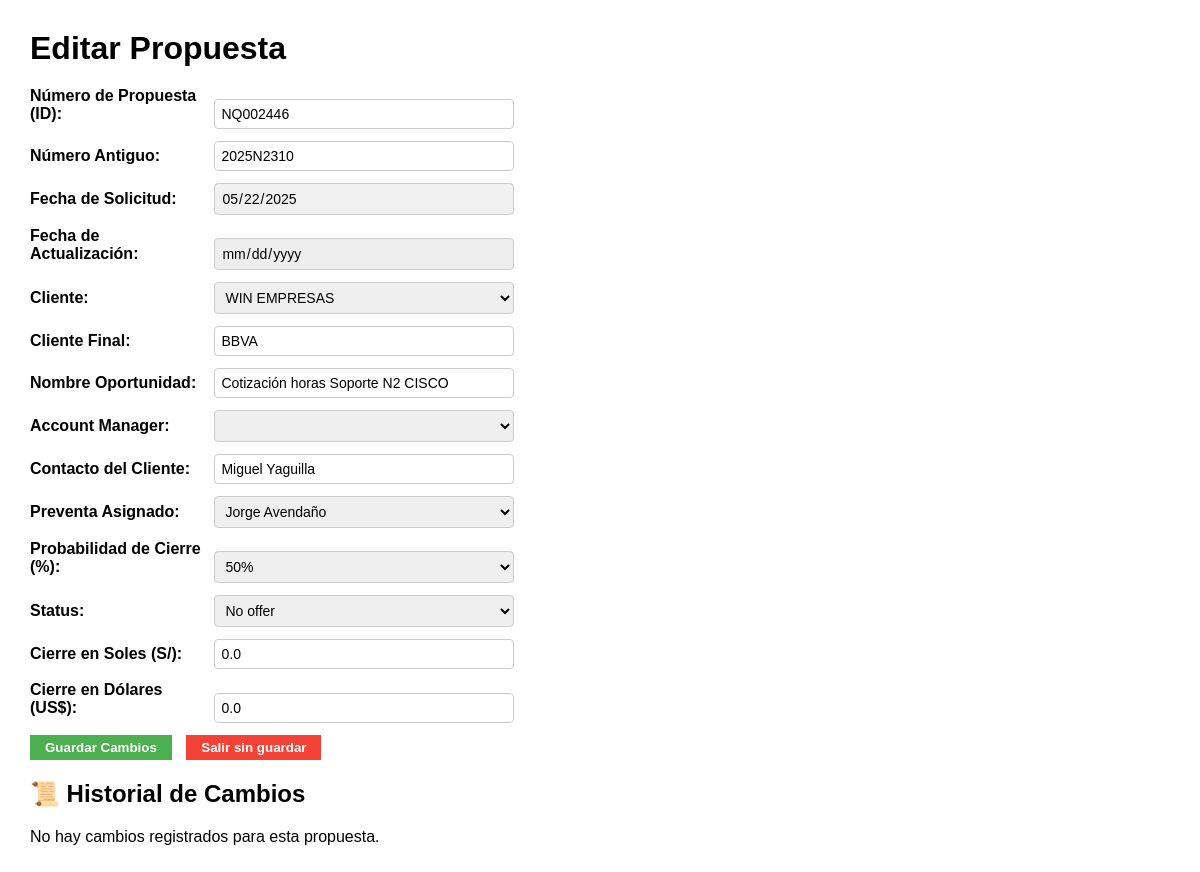
/propuestas/editar/NQ002446 (signed in), run on an earlier commit of the app's database.
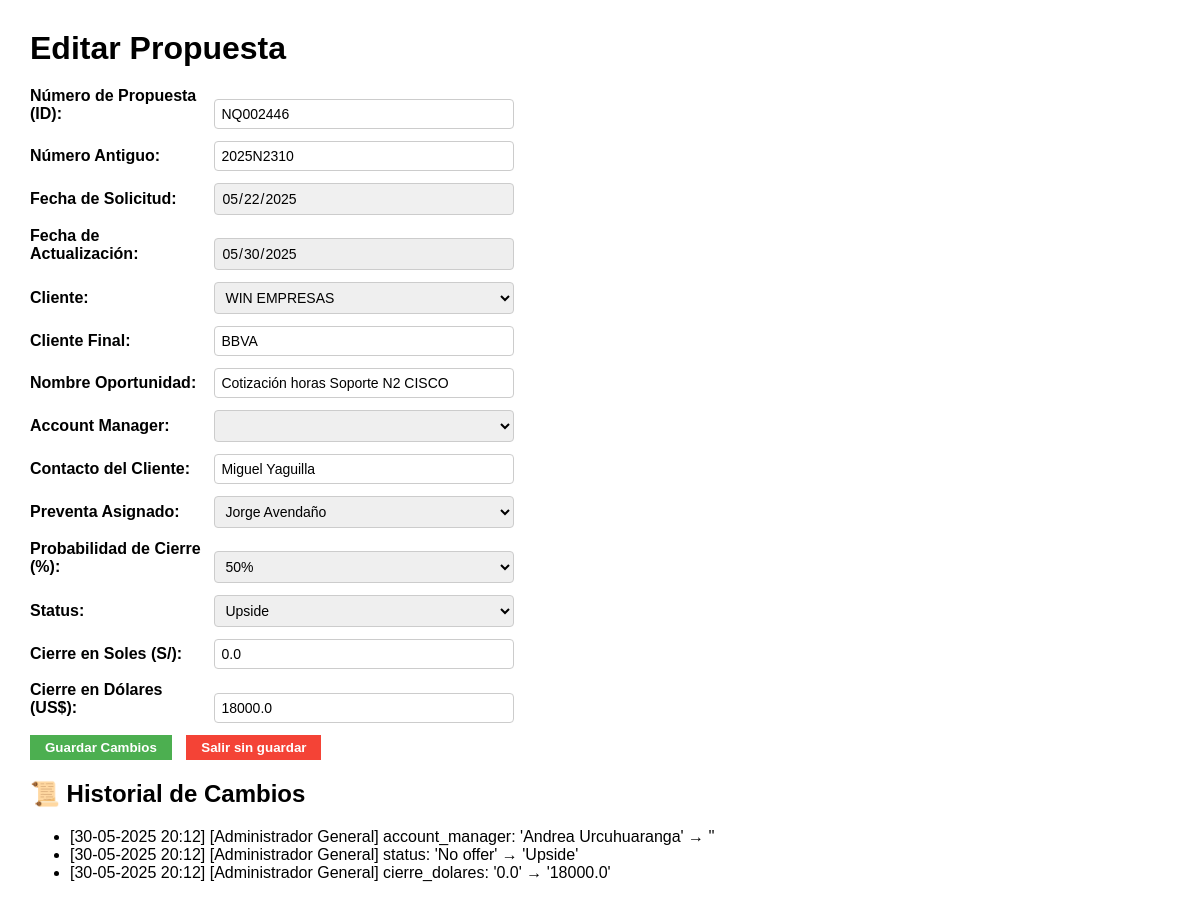
And on a later commit of the database.
### tables this page shows
CREATE TABLE propuestas (
    id TEXT PRIMARY KEY,
    nro_antiguo TEXT,
    fecha_solicitud DATE,
    fecha_actualizacion DATE,
    cliente TEXT,
    cliente_final TEXT,
    nombre_oportunidad TEXT,
    account_manager TEXT,
    contacto_cliente TEXT,
    preventa_asignado TEXT,
    probabilidad_cierre REAL,
    status TEXT,
    cierre_soles REAL,
    cierre_dolares REAL,
    comentarios TEXT
);

CREATE TABLE clientes (
    id INTEGER PRIMARY KEY AUTOINCREMENT,
    nombre TEXT NOT NULL UNIQUE,
    direccion TEXT,
    telefono TEXT,
    email TEXT,
    contacto_principal TEXT,
    notas TEXT
);

CREATE TABLE usuarios (
            id INTEGER PRIMARY KEY AUTOINCREMENT,
            nombre TEXT NOT NULL,
            email TEXT NOT NULL UNIQUE,
            password TEXT NOT NULL,
            rol TEXT NOT NULL CHECK (
                rol IN ('administrador', 'gerente', 'director', 'account_manager', 'preventa', 'gestor')
            ),
            activo INTEGER NOT NULL DEFAULT 1
        , ultima_actualizacion_password TEXT, password_anterior TEXT);

CREATE TABLE logs_propuesta (
        id INTEGER PRIMARY KEY AUTOINCREMENT,
        id_propuesta TEXT NOT NULL,
        campo TEXT NOT NULL,
        valor_anterior TEXT,
        valor_nuevo TEXT,
        fecha TEXT NOT NULL,
        usuario TEXT NOT NULL
    );

### app.py (the view, shortened to what this page needs)
@app.route("/propuestas/editar/<string:id>", methods=["GET", "POST"])
def editar_propuesta(id):
    if "usuario_id" not in session:
        return redirect(url_for("login"))
    filtros = {"id": id}
    propuestas = leer_propuestas(filtros=filtros, pagina=1, filas_por_pagina=1)
    propuesta = propuestas[0] if propuestas else None
    if not propuesta:
        flash("Propuesta no encontrada.", "error")
        return redirect(url_for("index", **request.args))
    if not puede_editar_propuesta(propuesta):
        flash("No tienes permiso para editar esta propuesta.", "error")
        return redirect(url_for("index", **request.args))
    clientes = get_clientes()
    account_managers = get_account_managers()
    preventas = get_preventas()
    probabilidades = PROBABILIDAD_CIERRE
    estados = STATUS
    logs = sorted(leer_logs_propuesta(id), key=lambda l: l["fecha"], reverse=True)
    filtros_get = dict(request.args)  # Todos los filtros dinámicos
    return render_template(
        "editar_propuesta.html",
        propuesta=propuesta,
        clientes=clientes,
        account_managers=account_managers,
        preventas=preventas,
        probabilidades=probabilidades,
        estados=estados,
        logs=logs,
        filtros=filtros
    )

### app.py (called while the page is built)
@app.before_request
def verificar_acceso():
    rutas_publicas = ["/login", "/static", "/favicon.ico"]
    if not session.get("usuario_id"):
        if not any(request.path.startswith(r) for r in rutas_publicas):
            return redirect(url_for('login'))

@app.template_filter("datetime")
def datetime_filter(value, format="%d-%m-%Y %H:%M"):
    dt = datetime.strptime(value, "%Y-%m-%dT%H:%M:%S")
    return dt.strftime(format)

def puede_editar_propuesta(propuesta):
    rol = session.get("rol")
    usuario = session.get("nombre")
    if rol == "administrador":
        return True
    if propuesta.status.strip().lower() == "booking":
        return False
    if rol in ["gerente", "director"]:
        return True
    if rol == "preventa" and propuesta.preventa_asignado == usuario:
        return True
    if rol == "account_manager" and propuesta.account_manager == usuario:
        return True
    return False

### services/propuesta_service.py (called while the page is built)
    @property
    def nro_oportunidad(self):
        return self.id

### templates/editar_propuesta.html (shortened to what this page needs)
<!DOCTYPE html>
<html lang="es">
<head>
</head>
<body>
    <h1>Editar Propuesta</h1>
    <form method="POST">
        <div><label>Número de Propuesta (ID):</label> <input type="text" name="nro_oportunidad" value="{{ propuesta.nro_oportunidad }}" readonly></div>
        <div><label>Número Antiguo:</label> <input type="text" name="nro_antiguo" value="{{ propuesta.nro_antiguo }}"></div>
        <div><label>Fecha de Solicitud:</label> <input type="date" name="fecha_solicitud" value="{{ propuesta.fecha_solicitud }}" readonly style="background-color: #f0f0f0;"></div>
        <div><label>Fecha de Actualización:</label> <input type="date" name="fecha_actualizacion" value="{{ propuesta.fecha_actualizacion }}" readonly style="background-color: #eee;"></div>
        <div><label>Cliente:</label>
            <select name="cliente">
                {% for opcion in clientes %}
                    <option value="{{ opcion }}" {% if propuesta.cliente == opcion %}selected{% endif %}>{{ opcion }}</option>
                {% endfor %}
            </select>
        </div>
        <div><label>Cliente Final:</label> <input type="text" name="cliente_final" value="{{ propuesta.cliente_final }}"></div>
        <div><label>Nombre Oportunidad:</label> <input type="text" name="nombre_oportunidad" value="{{ propuesta.nombre_oportunidad }}"></div>
        <div><label>Account Manager:</label>
            <select name="account_manager">
            </select>
        </div>
        <div><label>Contacto del Cliente:</label> <input type="text" name="contacto_cliente" value="{{ propuesta.contacto_cliente }}"></div>
        <div><label>Preventa Asignado:</label>
            <select name="preventa_asignado">
                {% for opcion in preventas %}
                    <option value="{{ opcion }}" {% if propuesta.preventa_asignado == opcion %}selected{% endif %}>{{ opcion }}</option>
                {% endfor %}
            </select>
        </div>
        <div><label>Probabilidad de Cierre (%):</label>
            <select name="probabilidad_cierre">
                {% for val in probabilidades %}
                    <option value="{{ val }}" {% if propuesta.probabilidad_cierre == val %}selected{% endif %}>
                        {{ (val * 100)|int }}%
                    </option>
                {% endfor %}
            </select>
        </div>
        <div><label>Status:</label>
            <select name="status">
                {% for opcion in estados %}
                    <option value="{{ opcion }}" {% if propuesta.status == opcion %}selected{% endif %}>{{ opcion }}</option>
                {% endfor %}
            </select>
        </div>
        <div><label>Cierre en Soles (S/):</label> <input type="number" step="0.01" name="cierre_soles" value="{{ propuesta.cierre_soles }}"></div>
        <div><label>Cierre en Dólares (US$):</label> <input type="number" step="0.01" name="cierre_dolares" value="{{ propuesta.cierre_dolares }}"></div>
        <div>
            <button type="submit" class="button guardar">Guardar Cambios</button>
            <a href="{{ url_for('index', **filtros) }}">
                <button type="button" class="button salir">Salir sin guardar</button>
            </a>
        </div>
    </form>
    <h2>📜 Historial de Cambios</h2>
    {% if logs %}
        <ul>
            {% for log in logs %}
                <li>
                    [{{ log.fecha | datetime }}] [{{ log.usuario }}] {{ log.campo }}: '{{ log.valor_anterior }}' → '{{ log.valor_nuevo }}'
                </li>
            {% endfor %}
        </ul>
    {% else %}
        <p>No hay cambios registrados para esta propuesta.</p>
    {% endif %}
</body>
</html>

What changed in the data, as far as the page shows it:
changed propuestas "NQ002446": fecha_actualizacion (not shown) → "05/30/2025"; status "No offer" → "Upside"; cierre_dolares "0.0" → "18000.0"
added logs_propuesta: fecha "30-05-2025 20:12", usuario "Administrador General", campo "account_manager", valor_anterior "Andrea Urcuhuaranga"
added logs_propuesta: fecha "30-05-2025 20:12", usuario "Administrador General", campo "status", valor_anterior "No offer", valor_nuevo "Upside"
added logs_propuesta: fecha "30-05-2025 20:12", usuario "Administrador General", campo "cierre_dolares", valor_anterior "0.0", valor_nuevo "18000.0"
Also different on the page:
text no longer shown: "No hay cambios registrados para esta propuesta."
